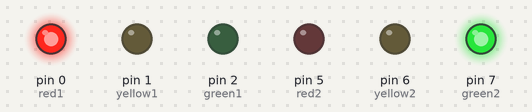
Simulated run of this sketch. Board: Arduino Uno, built with avr-gcc and run on an emulated ATmega328P. Parts: output pins drawn as LEDs (lit = HIGH).

Above: at 1.0 s.
At 2.5 s:
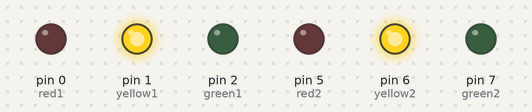
At 4.0 s:
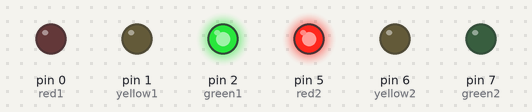
Timing chart, 0 to 7.8 s (numbered marks = the images above):
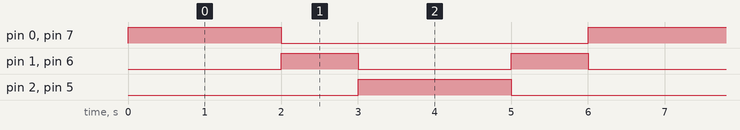

The sketch:

2_Way_Traffic.ino
```cpp
int red1=0;
int yellow1=1;
int green1=2;
int red2=5;
int yellow2=6;
int green2=7;
void setup() {
  pinMode(red1,OUTPUT);
  pinMode(yellow1,OUTPUT);
  pinMode(green1,OUTPUT);
  pinMode(red2,OUTPUT);
  pinMode(yellow2,OUTPUT);
  pinMode(green2,OUTPUT);
}

void loop() {
digitalWrite(red1,HIGH);
digitalWrite(green2,HIGH);
delay(2000);
digitalWrite(red1,LOW);
digitalWrite(green2,LOW);
digitalWrite(yellow1,HIGH);
digitalWrite(yellow2,HIGH);
delay(1000);
digitalWrite(yellow1,LOW);
digitalWrite(yellow2,LOW);
digitalWrite(green1,HIGH);
digitalWrite(red2,HIGH);
delay(2000);
digitalWrite(green1,LOW);
digitalWrite(red2,LOW);
digitalWrite(yellow1,HIGH);
digitalWrite(yellow2,HIGH);
delay(1000);
digitalWrite(yellow1,LOW);
digitalWrite(yellow2,LOW);

}
```

Measured:
- by itself, pin 0 (red1), pin 2 (green1), pin 5 (red2), pin 7 (green2): alternates HIGH for 2.0 s and LOW for 4.0 s
- by itself, pin 1 (yellow1), pin 6 (yellow2): alternates HIGH for 1.0 s and LOW for 2.0 s
- by itself, everything shown: repeats every 6.0 s, in 5 steps
